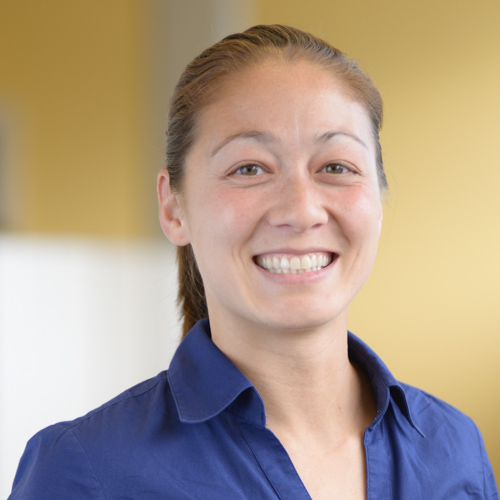
#> input picture DSC_0713_linkedin.jpg, 500 x 500 px, found by its file name
$ python FaceDetection.py   (older library calls are emulated)
#> lines starting #> are read from the running program, lines starting #| are printed output that depends on the picture
import numpy
import cv2
import urllib
import urllib2

print("Downloading Images and Necessary Files")
christiano = 'http://cdn.images.express.co.uk/img/dynamic/67/590x/cristiano-ronaldo-553153.jpg'
rawurl = 'http://raw.githubusercontent.com/Itseez/opencv/master/data/haarcascades/haarcascade_frontalface_alt.xml'

urllib.urlretrieve(christiano,
 '/usr/lib/edison_config_tools/public/DSC_0713_linkedin.jpg')
#> (this line was passed over: the network is not available in this run)

urllib.urlretrieve(rawurl,
'/usr/lib/edison_config_tools/public/haarcascade_frontalface_alt.xml')
#> (this line was passed over: the network is not available in this run)

# [9 lines of commented-out code are left out]

img = cv2.imread('/usr/lib/edison_config_tools/public/DSC_0713_linkedin.jpg')
#> img is the input picture: shape (500, 500, 3); mean B, G, R 138.8, 157.3, 175.6
gray = cv2.cvtColor(img, cv2.COLOR_BGR2GRAY)
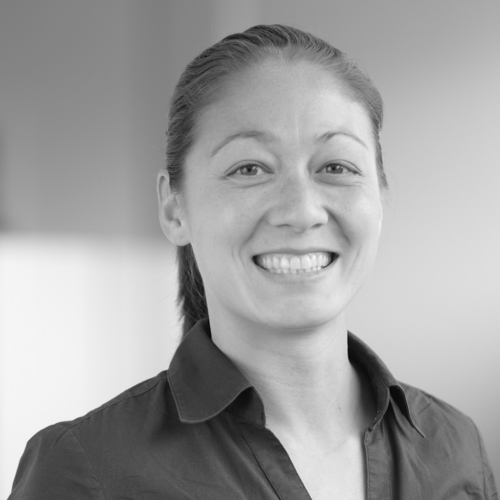
#> gray: shape (500, 500); min 8, max 248, mean 160.7
faceCascade = cv2.CascadeClassifier('/usr/lib/edison_config_tools/public/haarcascade_frontalface_alt.xml')
faces = faceCascade.detectMultiScale(gray, scaleFactor=1.1,
minNeighbors=5, minSize = (30, 30), flags = cv2.cv.CV_HAAR_SCALE_IMAGE)
#> faces = [[173, 71, 244, 244]]

for(x, y, w, h) in faces:
	cv2.rectangle(img, (x,y), (x+w, y+h), (255, 0, 0), 2)
	cv2.imwrite('in_facefound.png', img)
#> this loop made 1 pass
#> pass 1, `cv2.imwrite('in_facefound.png', img)`:
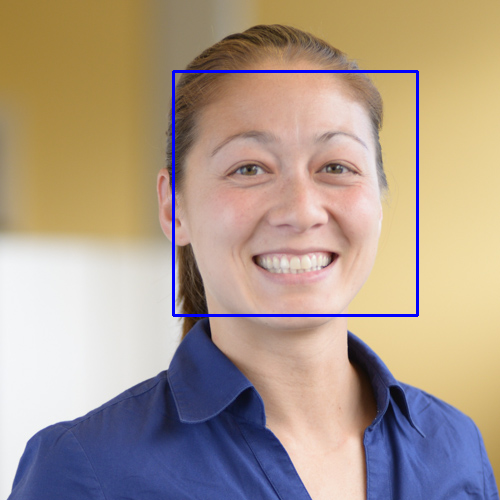
#> saved as in_facefound.png: shape (500, 500, 3); mean B, G, R 140.2, 155.4, 173.4
